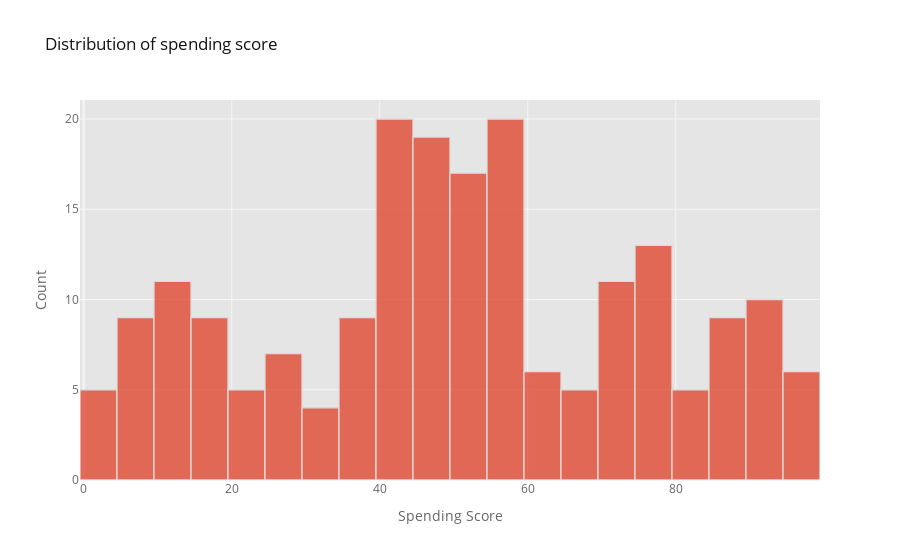

The code cell stored with this chart in its notebook:
### Code cell
df['Spending Score (1-100)'].iplot(kind='hist', bins =30, xTitle = 'Spending Score', yTitle = 'Count', title='Distribution of spending score')

### Figure 1 — Plotly figure (JSON) as saved in the notebook; plotly's stock layout.template omitted (floating-point values rounded to 4 significant figures; data arrays with more than 128 entries replaced by an {"elided": "..."} marker saying what was removed)
{"data": [{"histfunc": "count", "histnorm": "", "marker": {"color": "rgba(226, 74, 51, 1.0)", "line": {"color": "#D9D9D9", "width": 1.3}}, "name": "Spending Score (1-100)", "nbinsx": 30, "opacity": 0.8, "orientation": "v", "type": "histogram", "x": {"elided": "200 int values"}}], "layout": {"barmode": "overlay", "legend": {"bgcolor": "#FFFFFF", "font": {"color": "#666666"}}, "paper_bgcolor": "#FFFFFF", "plot_bgcolor": "#E5E5E5", "title": {"font": {"color": "#151516"}, "text": "Distribution of spending score"}, "xaxis": {"gridcolor": "#F6F6F6", "showgrid": true, "tickfont": {"color": "#666666"}, "title": {"font": {"color": "#666666"}, "text": "Spending Score"}, "zerolinecolor": "#F6F6F6"}, "yaxis": {"gridcolor": "#F6F6F6", "showgrid": true, "tickfont": {"color": "#666666"}, "title": {"font": {"color": "#666666"}, "text": "Count"}, "zerolinecolor": "#F6F6F6"}}}
